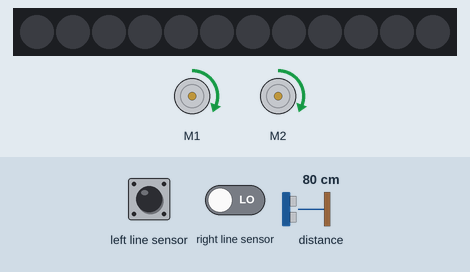
Simulated run of this program. Board: BBC micro:bit (MakeCode). On the bench: 2 × DC motor (green arrow = forward, orange = backward, longer = faster), 12 RGB LEDs in strip order, left to right. Inputs (shaded band) come from the test bench; at power-on: left line sensor LOW, right line sensor LOW, distance to the obstacle 80 cm. Dim RGB values are drawn brighter than linear.

Above: at 1.2 s.
1.3 s: left line sensor driven HIGH
At 2.5 s:
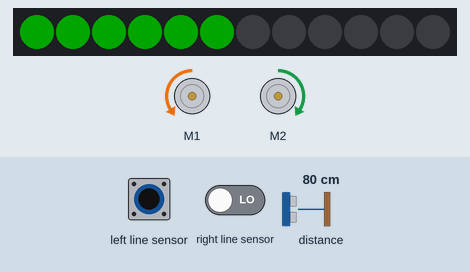
2.8 s: left line sensor driven LOW
At 3.7 s:
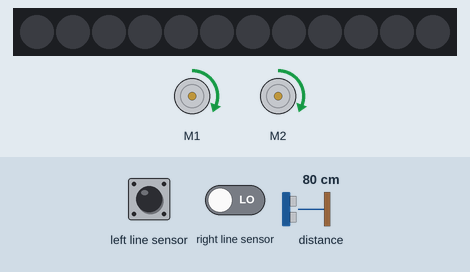
4.3 s: right line sensor driven HIGH
At 5.3 s:
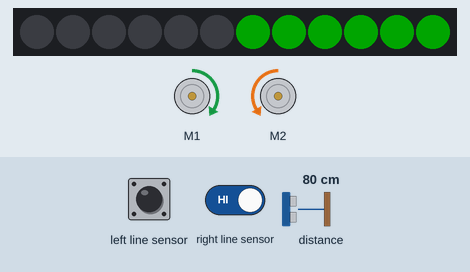
5.8 s: left line sensor driven HIGH
At 6.5 s:
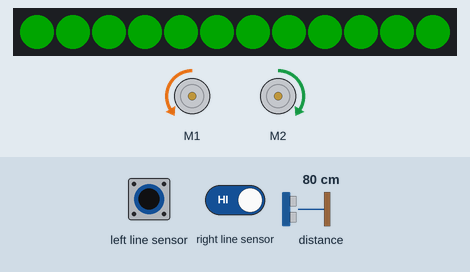
7.3 s: left line sensor pulsed LOW 2 times (0.12 s each, 0.3 s apart)
At 7.37 s:
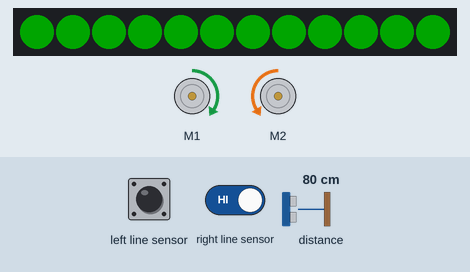
Timing chart, 0 to 10.3 s (numbered marks = the images above; inputs shaded):
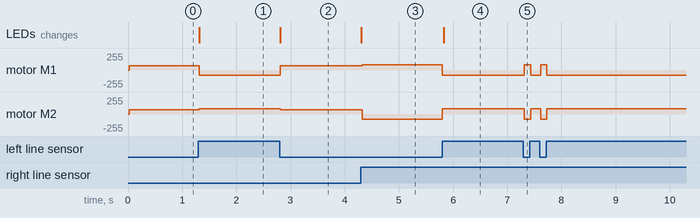

The program:

main.ts
```typescript
basic.forever(function () {
    if (bitbot.readLine(BBLineSensor.Left) == 1) {
        bitbot.setPixelColor(5, 0x00FF00)
        bitbot.setPixelColor(4, 0x00FF00)
        bitbot.setPixelColor(3, 0x00FF00)
        bitbot.setPixelColor(2, 0x00FF00)
        bitbot.setPixelColor(1, 0x00FF00)
        bitbot.setPixelColor(0, 0x00FF00)
    } else if (bitbot.readLine(BBLineSensor.Right) == 1) {
        bitbot.setPixelColor(11, 0x00FF00)
        bitbot.setPixelColor(10, 0x00FF00)
        bitbot.setPixelColor(9, 0x00FF00)
        bitbot.setPixelColor(8, 0x00FF00)
        bitbot.setPixelColor(7, 0x00FF00)
        bitbot.setPixelColor(6, 0x00FF00)
    } else {
        bitbot.ledClear()
    }
})
basic.forever(function () {
    if (bitbot.readLine(BBLineSensor.Left) == 1) {
        bitbot.rotate(BBRobotDirection.Left, 30)
    } else if (bitbot.readLine(BBLineSensor.Right) == 1) {
        bitbot.rotate(BBRobotDirection.Right, 30)
    } else if (bitbot.sonar(BBPingUnit.Centimeters) < 7) {
        bitbot.stop(BBStopMode.Coast)
    } else {
        bitbot.go(BBDirection.Forward, 25)
    }
})
```

test.ts
```typescript
// testene settes inn her; disse vil ikke kompilert så lenge denne pakken blir brukt som en utvidelse.
```

Measured:
- after the input at 1.3 s, motor M1: forward 64/255 → backward 76/255 at once; motor M2: forward 64/255 → forward 76/255 at once; the LEDs: change at once (image 1)
- after the input at 2.8 s, motor M1: backward 76/255 → forward 64/255 at once; motor M2: forward 76/255 → forward 64/255 at once; the LEDs: change at once (image 2)
- after the input at 4.3 s, motor M1: forward 64/255 → forward 76/255 at once; motor M2: forward 64/255 → backward 76/255 at once; the LEDs: change at once (image 3)
- after the input at 5.8 s, motor M1: forward 76/255 → backward 76/255 at once; motor M2: backward 76/255 → forward 76/255 at once; the LEDs: change at once (image 4)
- after the input at 7.3 s, motor M1: alternates forward 76/255 for 0.11 s and backward 76/255 for 0.18 s, 4 changes in all, then stays backward 76/255, starting at once; motor M2: alternates forward 76/255 for 0.18 s and backward 76/255 for 0.11 s, 4 changes in all, then stays forward 76/255, starting at once
